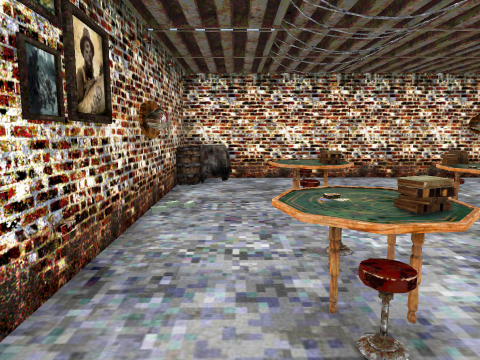
View 1 (above)

13 first-person views from a walk through a scene from a Unity 3-D project. The camera is 1.3 m above the floor, tilts 8° down and sees 70° across. Doors are open. The floor is counted in squares, 1 m on a side. Each view is taken from the middle of a square. On the plan, view 1 faces up. The plan holds only what a view shows up to about 15 squares ahead; the rest is blank. Some animated figures are not drawn.

View 2
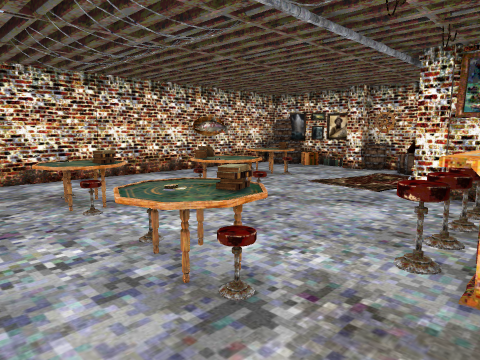

View 3
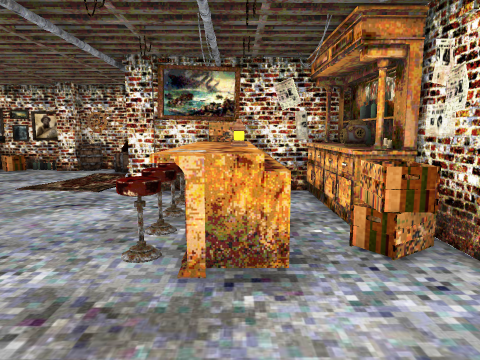

View 4
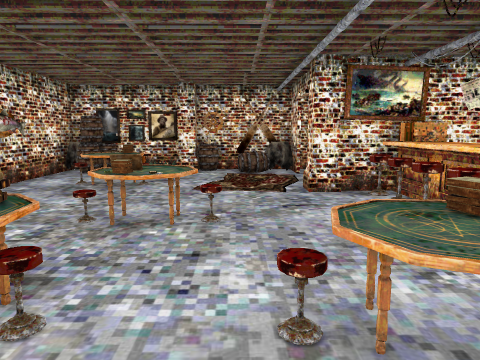

View 5
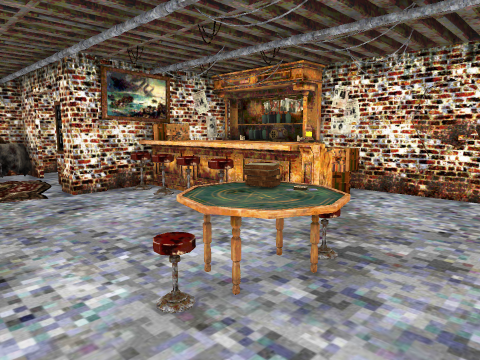

View 6
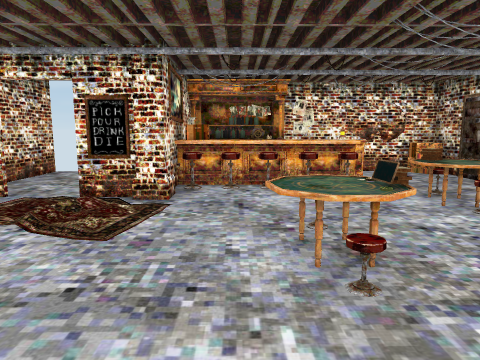

View 7
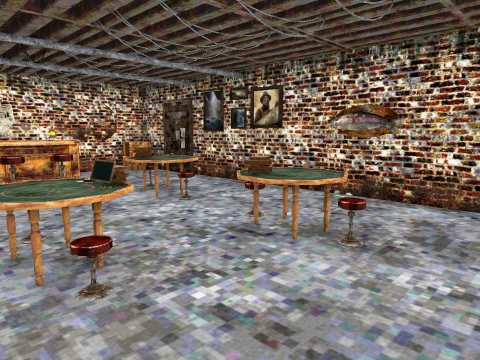

View 8
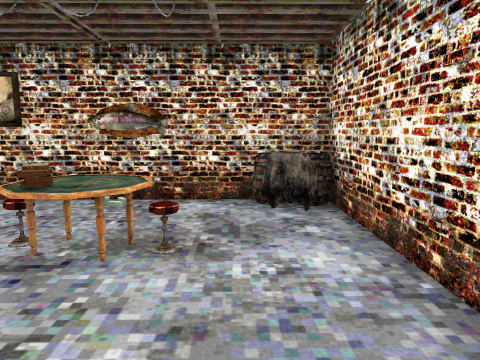

View 9
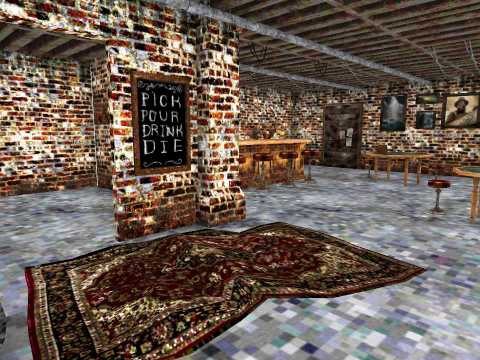

View 10
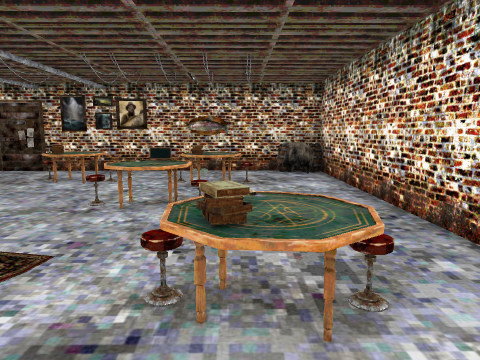

View 11
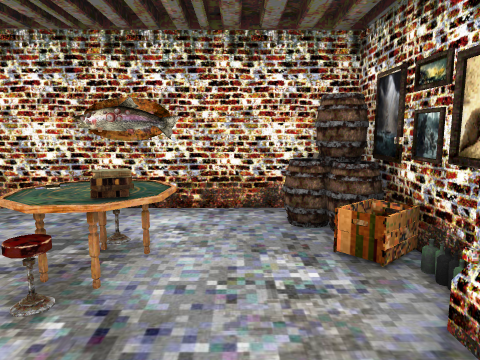

View 12
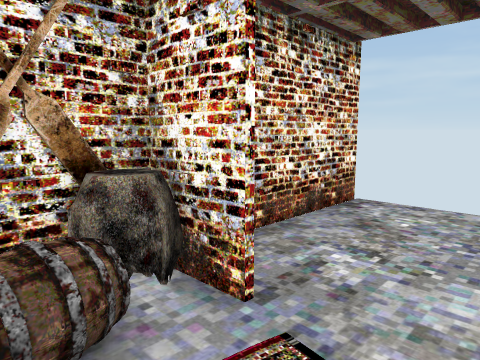

View 13
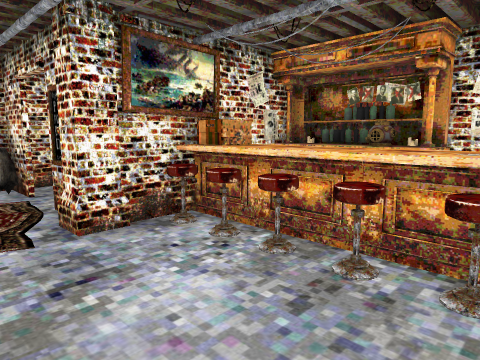

### Floor plan
Points are (right, up) in squares from view 1. A wall is a line through its corners. A room is listed if a view was taken in it or the views show most of it. See-through windows are left out.
Room 1 (views 1, 2, 3, 4, 5, 6, 7, 8, 9, 10, 11, 12, 13)
walls: (9.7, 2.2) (11.1, 2.2); (6.6, -2.2) (6.5, 1.6); (11, 3.5) (11, 4.5); (11, 7.4) (10.9, 9.8) (-1.6, 9.7) (-1.5, -2.5) (3.7, -2.4)
low walls: (3.3, 0.5) (5.6, 0.5)
ways out: open door at (9, 2) to room 2
objects: other object (-2, 6); other object (-1, -2); other object (-1, 6); other object (-1, 9); other object (0, 2) to (2, 3); other object (0, 9); other object (1, 0); other object (1, 6) to (2, 7); other object (2, -2); other object (2, 0); other object (2, 1) to (3, 1); other object (3, 0); other object (3, 5) to (5, 6); other object (4, -2) to (6, -2); other object (4, 1); other object (4, 4); other object (5, 1); other object (6, 0); other object (6, 1); other object (7, 2); other object (7, 7) to (8, 8); other object (10, 3) to (10, 4); other object (10, 5); other object (10, 8); other object (10, 9); other object (11, 3); other object (11, 5); other object (11, 6); other object (11, 7)
Room 2 (no view inside)
walls: (6.7, -1.3) (6.7, -2.2) (8.6, -2.2); (11.1, -2.3) (11, 2.6)
ways out: open door at (9, 2) to room 1; gap at (11, -2)
objects: other object (8, 2)

Where each view was taken, in squares from view 1:
view 1: 0 up, 0 right, facing up
view 2: 0 up, 1 left, facing up-right
view 3: 0 up, 1 left, facing right
view 4: 4 up, 1 left, facing right
view 5: 5 up, 1 left, facing down-right
view 6: 9 up, 5 right, facing down
view 7: 9 up, 5 right, facing down-left
view 8: 8 up, 5 right, facing left
view 9: 6 up, 10 right, facing down-left
view 10: 7 up, 10 right, facing left
view 11: 4 up, 9 right, facing up
view 12: 4 up, 8 right, facing down-right
view 13: 4 up, 2 right, facing down-right
